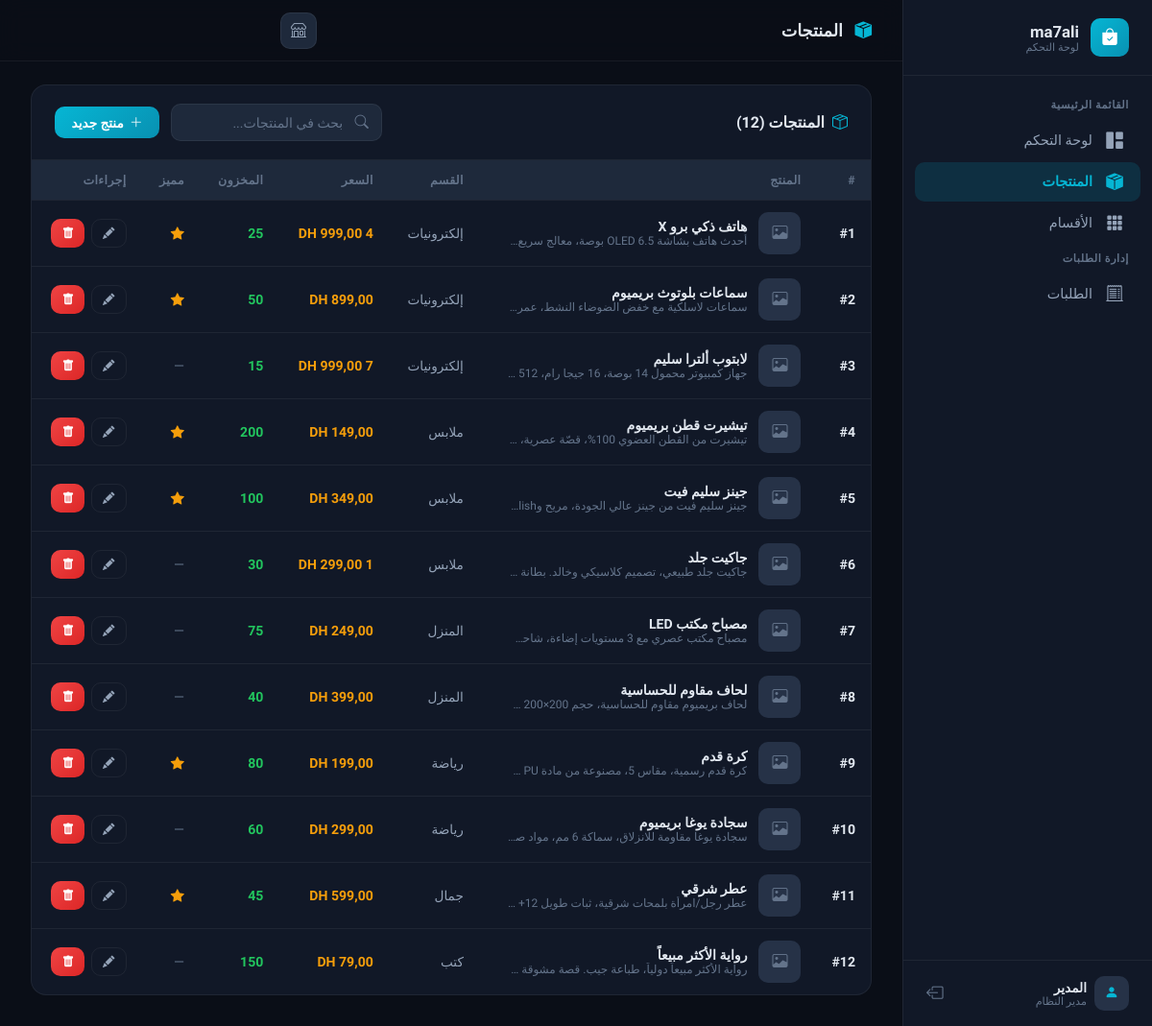
Screenshot of /admin/products.php (signed in) with the database file from the repository.
### tables this page shows
CREATE TABLE IF NOT EXISTS products (
    id INT AUTO_INCREMENT PRIMARY KEY,
    name VARCHAR(200) NOT NULL,
    description TEXT,
    price DECIMAL(10,2) NOT NULL,
    image VARCHAR(255) DEFAULT 'default.png',
    category_id INT,
    stock INT DEFAULT 0,
    featured TINYINT(1) DEFAULT 0,
    created_at TIMESTAMP DEFAULT CURRENT_TIMESTAMP,
    FOREIGN KEY (category_id) REFERENCES categories(id) ON DELETE SET NULL
);

CREATE TABLE IF NOT EXISTS categories (
    id INT AUTO_INCREMENT PRIMARY KEY,
    name VARCHAR(100) NOT NULL,
    slug VARCHAR(100) NOT NULL UNIQUE
);

### admin/includes.php (called while the page is built, shortened)
<?php
function e($s) { return htmlspecialchars(trim($s), ENT_QUOTES, 'UTF-8'); }
function p($p) { return number_format((float)$p, 2, ',', ' ') . ' DH'; }
function productImage($image) {
    $path = __DIR__ . '/../uploads/products/' . $image;
    return '';
}

### admin/products.php (the view, shortened to what this page needs)
<?php
require_once 'includes.php';
$pdo = getConnection();
$search = trim($_GET['q'] ?? '');
$where = "WHERE 1=1";
$params = [];
$stmt = $pdo->prepare("
    SELECT p.*, c.name as cat_name
    FROM products p LEFT JOIN categories c ON p.category_id = c.id
    $where ORDER BY p.created_at DESC
");
$stmt->execute($params);
$products = $stmt->fetchAll();
include 'header.php';
?>
<div class="card-a">
    <div class="card-a-header">
        <h3><i class="bi bi-box-seam" style="color:var(--primary)"></i>المنتجات (<?= count($products) ?>)</h3>
        <div style="display:flex;gap:0.75rem;align-items:center">
            <form method="GET" class="search-box" style="width:220px">
                <input type="text" name="q" class="form-control" placeholder="بحث في المنتجات..." value="<?= e($search) ?>">
                <i class="bi bi-search"></i>
            </form>
            <a href="product_form.php" class="btn-a btn-a-primary"><i class="bi bi-plus-lg ms-1"></i>منتج جديد</a>
        </div>
    </div>
    <div class="card-a-body no-pad">
        <?php if (empty($products)): ?>
            <div class="empty-state"><i class="bi bi-inbox"></i><p>لا توجد منتجات</p></div>
        <?php else: ?>
        <table class="table-a">
            <thead><tr>
                <th style="width:50px">#</th>
                <th>المنتج</th>
                <th>القسم</th>
                <th>السعر</th>
                <th>المخزون</th>
                <th>مميز</th>
                <th>إجراءات</th>
            </tr></thead>
            <tbody>
            <?php foreach ($products as $p): ?>
                <tr>
                    <td><strong>#<?= $p['id'] ?></strong></td>
                    <td>
                        <div style="display:flex;align-items:center;gap:0.75rem">
                            <div class="prod-thumb">
                                <?php if ($img = productImage($p['image'])): ?>
                                    <img src="../<?= $img ?>" alt="">
                                <?php else: ?>
                                    <i class="bi bi-image"></i>
                                <?php endif; ?>
                            </div>
                            <div>
                                <div style="font-weight:600"><?= e($p['name']) ?></div>
                                <div style="font-size:0.75rem;color:var(--muted);max-width:250px;overflow:hidden;text-overflow:ellipsis;white-space:nowrap"><?= e(mb_substr($p['description'],0,60)) ?>...</div>
                            </div>
                        </div>
                    </td>
                    <td><span style="color:var(--text-dim);font-size:0.85rem"><?= e($p['cat_name'] ?? '—') ?></span></td>
                    <td style="font-weight:700;color:var(--accent)"><?= p($p['price']) ?></td>
                    <td>
                        <?php if ($p['stock'] <= 0): ?>
                            <span class="badge-a pending">نفد</span>
                        <?php elseif ($p['stock'] <= 10): ?>
                            <span style="color:var(--danger);font-weight:600"><?= $p['stock'] ?></span>
                        <?php else: ?>
                            <span style="color:var(--success);font-weight:600"><?= $p['stock'] ?></span>
                        <?php endif; ?>
                    </td>
                    <td>
                        <?php if ($p['featured']): ?>
                            <i class="bi bi-star-fill" style="color:var(--accent)"></i>
                        <?php else: ?>
                            <span style="color:var(--muted)">—</span>
                        <?php endif; ?>
                    </td>
                    <td>
                        <div style="display:flex;gap:0.4rem">
                            <a href="product_form.php?id=<?= $p['id'] ?>" class="btn-a btn-a-ghost btn-a-sm" title="تعديل"><i class="bi bi-pencil-fill"></i></a>
                            <a href="products.php?delete=<?= $p['id'] ?>" class="btn-a btn-a-danger btn-a-sm delete-btn" title="حذف"><i class="bi bi-trash-fill"></i></a>
                        </div>
                    </td>
                </tr>
            <?php endforeach; ?>
            </tbody>
        </table>
        <?php endif; ?>
    </div>
</div>
<?php include 'footer.php'; ?>

### admin/style.css (style rules this page uses)
:root { --bg: #0a0e17; --surface: #111827; --surface-2: #1e293b; --surface-3: #263247; --border: rgba(255,255,255,0.06); --text: #e2e8f0; --text-dim: #94a3b8; --muted: #64748b; --primary: #06b6d4; --primary-dark: #0891b2; --primary-glow: rgba(6,182,212,0.15); --accent: #f59e0b; --accent-glow: rgba(245,158,11,0.15); --danger: #ef4444; --danger-glow: rgba(239,68,68,0.15); --success: #22c55e; --success-glow: rgba(34,197,94,0.15); --purple: #8b5cf6; --sidebar-w: 260px; --topbar-h: 64px; }
*, *::before, *::after { margin:0; padding:0; box-sizing:border-box; }
body { font-family: 'Tajawal', sans-serif; background: var(--bg); color: var(--text); min-height: 100vh; overflow-x: hidden; }
.card-a { background: var(--surface); border: 1px solid var(--border); border-radius: 16px; overflow: hidden; }
.card-a-header { padding: 1.2rem 1.5rem; border-bottom: 1px solid var(--border); display: flex; align-items: center; justify-content: space-between; }
.card-a-header h3 { font-size: 1rem; font-weight: 700; display: flex; align-items: center; gap: 0.5rem; }
.card-a-body { padding: 1.5rem; }
.card-a-body.no-pad { padding: 0; }
.table-a { width: 100%; border-collapse: collapse; }
.table-a thead th { padding: 0.8rem 1rem; font-size: 0.78rem; font-weight: 700; color: var(--muted); text-transform: uppercase; letter-spacing: 0.03em; background: var(--surface-2); border-bottom: 1px solid var(--border); text-align: right; }
.table-a tbody td { padding: 0.75rem 1rem; font-size: 0.88rem; border-bottom: 1px solid var(--border); vertical-align: middle; }
.table-a tbody tr { transition: background 0.15s; }
.table-a tbody tr:last-child td { border-bottom: none; }
.btn-a { display: inline-flex; align-items: center; gap: 0.4rem; padding: 0.55rem 1.1rem; border-radius: 10px; font-family: inherit; font-size: 0.85rem; font-weight: 600; border: none; cursor: pointer; text-decoration: none; transition: all 0.2s; }
.btn-a-primary { background: linear-gradient(135deg, var(--primary), var(--primary-dark)); color: #fff; }
.btn-a-danger { background: linear-gradient(135deg, var(--danger), #dc2626); color: #fff; }
.btn-a-ghost { background: transparent; color: var(--text-dim); border: 1px solid var(--border); }
.btn-a-sm { padding: 0.4rem 0.7rem; font-size: 0.78rem; }
.form-control { width: 100%; padding: 0.65rem 0.9rem; background: var(--surface-2); border: 1px solid var(--border); border-radius: 10px; color: var(--text); font-family: inherit; font-size: 0.88rem; transition: border-color 0.2s; }
.form-control::placeholder { color: var(--muted); }
.search-box { position: relative; }
.search-box input { padding-right: 2.5rem; }
.search-box i { position: absolute; right: 0.9rem; top: 50%; transform: translateY(-50%); color: var(--muted); font-size: 0.9rem; }
.prod-thumb { width: 44px; height: 44px; border-radius: 10px; background: var(--surface-3); display: flex; align-items: center; justify-content: center; color: var(--muted); font-size: 1rem; overflow: hidden; }

### rows the page displays
products: id "1", name "هاتف ذكي برو X", category.name "إلكترونيات", price "4 999,00 DH", stock "25", featured 1 (drawn)
products: id "2", name "سماعات بلوتوث بريميوم", category.name "إلكترونيات", price "899,00 DH", stock "50", featured 1 (drawn)
products: id "3", name "لابتوب ألترا سليم", category.name "إلكترونيات", price "7 999,00 DH", stock "15"
products: id "4", name "تيشيرت قطن بريميوم", category.name "ملابس", price "149,00 DH", stock "200", featured 1 (drawn)
products: id "5", name "جينز سليم فيت", category.name "ملابس", price "349,00 DH", stock "100", featured 1 (drawn)
products: id "6", name "جاكيت جلد", category.name "ملابس", price "1 299,00 DH", stock "30"
products: id "7", name "مصباح مكتب LED", category.name "المنزل", price "249,00 DH", stock "75"
products: id "8", name "لحاف مقاوم للحساسية", category.name "المنزل", price "399,00 DH", stock "40"
products: id "9", name "كرة قدم", category.name "رياضة", price "199,00 DH", stock "80", featured 1 (drawn)
products: id "10", name "سجادة يوغا بريميوم", category.name "رياضة", price "299,00 DH", stock "60"
products: id "11", name "عطر شرقي", category.name "جمال", price "599,00 DH", stock "45", featured 1 (drawn)
products: id "12", name "رواية الأكثر مبيعاً", category.name "كتب", price "79,00 DH", stock "150"

### other values shown
SITE_NAME "ma7ali"
$pageTitle "المنتجات"
count($products) "12"
